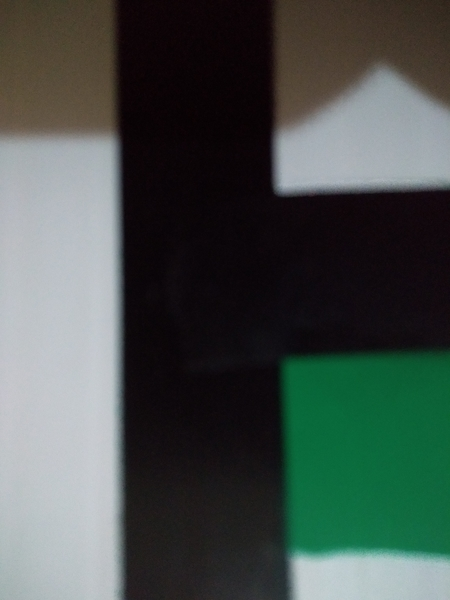
#> input picture greenLeft.jpg, 450 x 600 px
$ python prepareImage.py
#> lines starting #> are read from the running program, lines starting #| are printed output that depends on the picture; after the words box and inside, x2 and y2 are one past the last pixel; in counts of white or black regions, pixels touching at a corner belong together
import cv2
import numpy as np

WIDTH = 600
HEIGHT = 400
#lower threshold for green
lower_green=np.array([36, 35, 35])
#upper threshold for green
upper_green=np.array([100, 255, 255])

def isDubleLine(pointCount):
    return (pointCount > 12000)

def getCoordenates(img):
    points = cv2.findNonZero(img)

    if (isDubleLine(points.__len__())):
        return

    avg = np.mean(points, axis=0)
    # assuming the resolutions of the image and screen are the following
    resImage = [40, WIDTH]
    resScreen = [HEIGHT, WIDTH]

    if (avg.__len__() == 1):
        avg = avg[0]

    # points are in x,y coordinates
    pointInScreen = np.append((resScreen[0] / resImage[0]) * avg[0], (resScreen[1] / resImage[1]) * avg[1] )

    return pointInScreen

def informAction(x1, x2):
    halfLine = round( (x1 + x2)/2 )
    print("HALF LINE GREEN " + str(halfLine))

    if (halfLine > WIDTH/2):
        return 1
    else:
        return 2

def validationMask(array):
    response = False

    average = np.mean(array, axis=0)

    for value in average:

        if (type(value).__name__ == 'ndarray'):
            value = np.mean(value, axis=0)

        if (value > 0.5):
            response = True

    return response

def detectGreen(img, gray):

    mask = cv2.inRange(gray, lower_green, upper_green)
    # cv2.imshow("mask", mask)

    if (validationMask(mask) == False):
        return

    ## slice the green
    imask = mask>0
    green = np.zeros_like(img, np.uint8)
    green[imask] = img[imask]

    if (validationMask(green) == False):
        return

    cv2.imshow("green detect test", green)

    kernel = np.ones((5,5), np.uint8)
    opening = cv2.morphologyEx(green, cv2.MORPH_CLOSE, kernel)
    cv2.imshow("morphologyEx", opening)

    point = getCoordenates(mask)

    if (point is None):
        return 0

    return informAction(point[0], point[1])


## Read
img = cv2.imread("greenLeft.jpg")
#> img is the input picture: shape (600, 450, 3); mean B, G, R 76.4, 81, 71.2

imgCuted = img[0:WIDTH, HEIGHT:WIDTH]
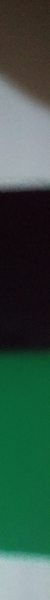
#> imgCuted: shape (600, 50, 3); mean B, G, R 71.2, 84.9, 55.9
cv2.imshow("imgCuted", imgCuted)

gray = cv2.cvtColor(imgCuted, cv2.COLOR_BGR2HSV)
#> gray: shape (600, 50, 3); mean H, S, V 92.8, 125, 89.6
cv2.imshow("cvtColor", gray)

action = detectGreen(imgCuted, gray)
#> in detectGreen, `mask = cv2.inRange(gray, lower_green, upper_green)`:
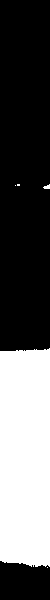
#> mask: shape (600, 50); 35.8% white; 5 white regions (3 under 20 px), largest, box (x1, y1, x2, y2) and area: (0, 348, 50, 567) 10708, (43, 184, 50, 189) 23
#> in validationMask, `average = np.mean(array, axis=0)`: average = 50 values, max 95.2 at index 49, min 89.25 at index 0, mean 91.28
#> the loop in validationMask, `for value in average: ` made 50 passes
#> value on passes 1 to 12: 89.25, 89.25, 89.67, 89.67, 90.1, 90.1, 89.67, 90.1, 90.1, 90.1, 90.1, 90.1
#> in detectGreen, `green[imask] = img[imask]`:
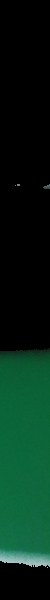
#> green: shape (600, 50, 3); mean B, G, R 22.8, 37.2, 6.7
#> in validationMask (call 2), `average = np.mean(array, axis=0)`: average = 50 rows, first 8: [22.31, 36.74, 6.18], [22.23, 36.67, 6.08], [22.62, 36.95, 6.41], [22.61, 36.99, 6.38], [22.89, 37.29, 6.55], [22.74, 37.18, 6.38], [22.41, 36.78, 6.07], [22.75, 37.14, 6.38]
#> the loop in validationMask (call 2), `for value in average: ` made 50 passes
#> value on passes 1 to 12: 21.75, 21.66, 22, 21.99, 22.24, 22.1, 21.75, 22.09, 22.02, 22.04, 22.07, 22.13
#> in getCoordenates, `points = cv2.findNonZero(img)`: points = contour of 10739 points, box (x1, y1, x2, y2) (0, 184, 50, 568), area 1224
#> in getCoordenates, `avg = np.mean(points, axis=0)`: avg = [[24.69, 456.1]]
#> in getCoordenates, `avg = avg[0]`: avg = [24.69, 456.1]
#> in getCoordenates, `pointInScreen = np.append((resScreen[0] / resImage[0]) * avg[0], (resS..`: pointInScreen = [246.9, 456.1]
#> in informAction, `halfLine = round( (x1 + x2)/2 )`: halfLine = 351
#| HALF LINE GREEN 351
#> action = 1

if (action == 0):
    print("TWO GREEN STRIP")
elif (action == 1):
    print("GREEN STRIP IN LEFT")
elif (action == 2):
    print("GREEN STRIP IN RIGHT")
else:
    print("DONT HAVE GREEN STRIP")

cv2.waitKey(10000)

$ run again, with blackCondition.jpg copied over greenLeft.jpg
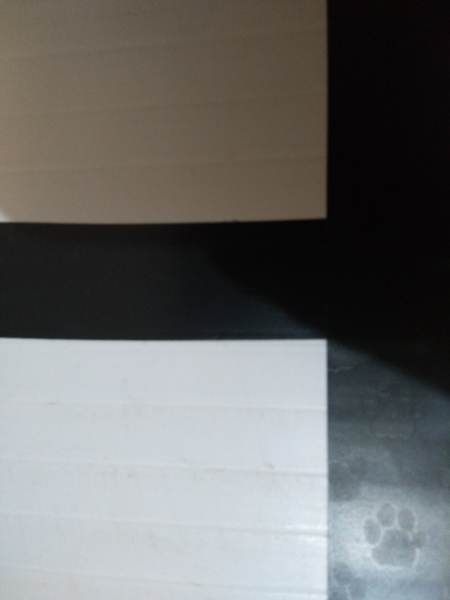
#> input picture blackCondition.jpg, 450 x 600 px
#> img is the input picture: shape (600, 450, 3); mean B, G, R 107.2, 108.5, 108.3
#> gray: shape (600, 50, 3); mean H, S, V 117, 64.1, 50.6
#> in detectGreen, `mask = cv2.inRange(gray, lower_green, upper_green)`:
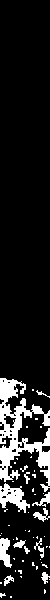
#> mask: shape (600, 50); 12.2% white; 55 white regions (42 under 20 px), largest, box (x1, y1, x2, y2) and area: (0, 378, 50, 492) 2260, (0, 483, 30, 513) 446, (0, 538, 12, 568) 232
#> average = 50 values, max 64.6 at index 5, min 6.8 at index 30, mean 31.08
#> the loop in validationMask, `for value in average: ` made 50 passes
#> value on passes 1 to 8: 52.27, 54.4, 51, 51, 64.17, 64.6, 53.55, 53.12
#> average = 50 rows, first 8: [22.83, 21.73, 18.84], [23.9, 22.75, 19.71], [21.49, 20.44, 17.68], [22.04, 20.97, 18.17], [28.66, 27.27, 23.65], [28.85, 27.47, 23.8], [23.73, 22.58, 19.65], [23.56, 22.41, 19.5]
#> the loop in validationMask (call 2), `for value in average: ` made 50 passes
#> value on passes 1 to 8: 21.13, 22.12, 19.87, 20.39, 26.53, 26.71, 21.99, 21.82
#> in detectGreen, `opening = cv2.morphologyEx(green, cv2.MORPH_CLOSE, kernel)`:
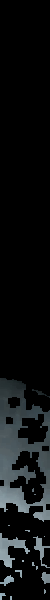
#> opening: shape (600, 50, 3); mean B, G, R 17.3, 16.4, 14.3
#> points = contour of 3656 points, box (x1, y1, x2, y2) (0, 378, 50, 598), area 3877
#> in getCoordenates, `avg = np.mean(points, axis=0)`: avg = [[20.48, 465.8]]
#> in getCoordenates, `avg = avg[0]`: avg = [20.48, 465.8]
#> pointInScreen = [204.8, 465.8]
#> halfLine = 335
#| HALF LINE GREEN 335
#> action = 1
